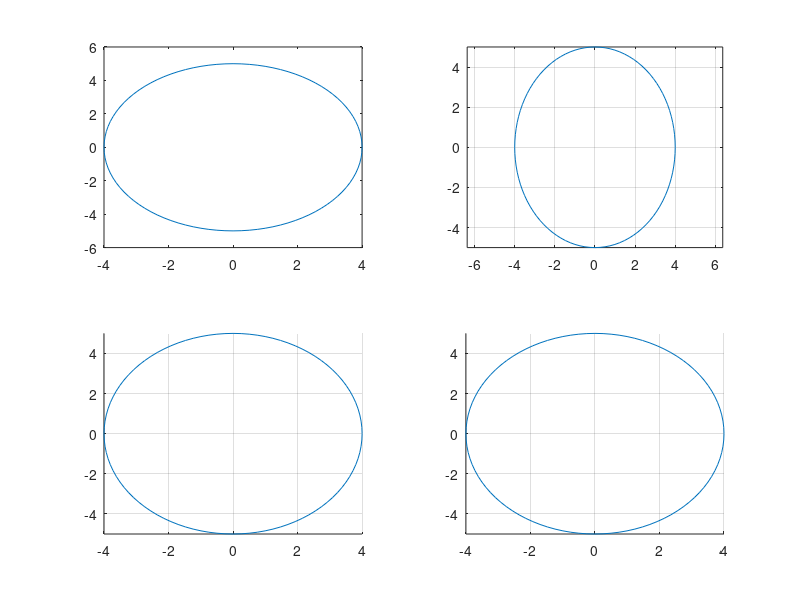

Write MATLAB code to recreate this figure.
t=[0:pi/50:2*pi]';
x=4*sin(t);
y=5*cos(t);
subplot(2,2,1)
plot(x,y)
axis normal

subplot(2,2,2)
plot(x,y)
axis equal
grid on

subplot(2,2,3)
plot(x,y)
axis image fill, box off
grid on

subplot(2,2,4)
plot(x,y)
axis tight,box off
grid on